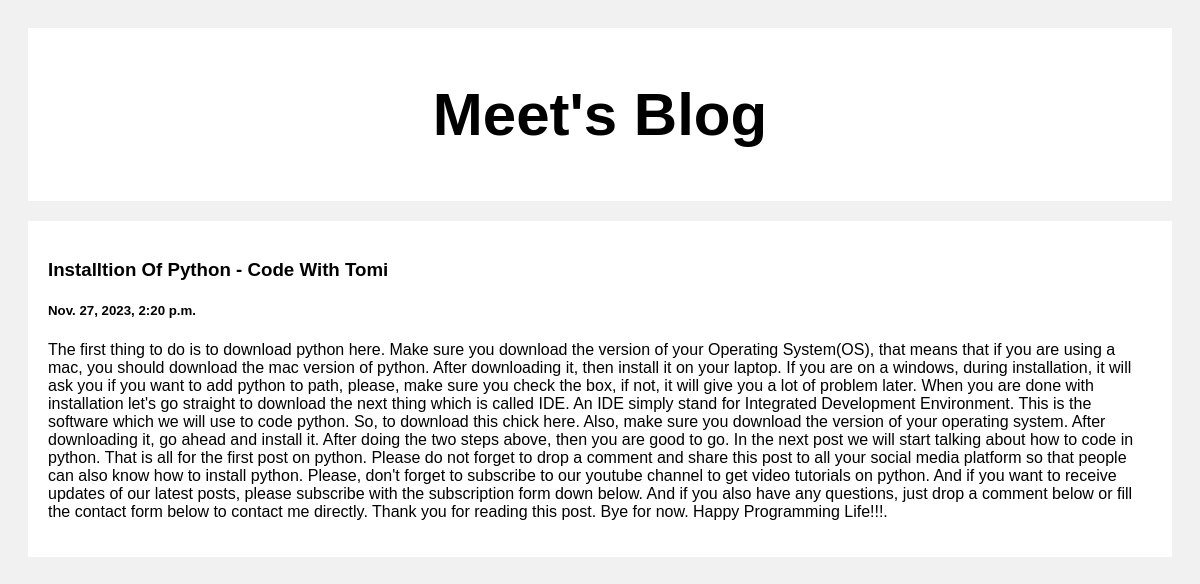
Screenshot of /post/3 with the database file from the repository.
### posts/models.py (models this page shows)
class Post(models.Model):
    title = models.CharField(max_length=100)
    body = models.CharField(max_length=10000000)
    created_at = models.DateTimeField(default=datetime.now, blank=True)

### posts/views.py (the view)
# urls.py: path('post/<str:pk>', views.post, name='post')
def post(request,pk):
    posts = Post.objects.get(id=pk)
    return render(request, 'posts.html', {'posts': posts})

### templates/posts.html (shortened to what this page needs)
<!DOCTYPE html>
<html>
<head>
</head>
<body>
    <div class="header">
        <h2>Meet's Blog</h2>
    </div>
    <div class="row">
        <div class="leftcolumn">
            <div class="card">
                <a style="text-decoration: none; color: black;" href="#">
                    <h3>{{posts.title}}</h3>
                    <h5>{{posts.created_at}}</h5>
                    <p>{{posts.body}}</p>
                </a>
            </div>
        </div>
    </div>
</body>
</html>

### templates/posts.html (style rules this page uses)
* { box-sizing: border-box; }
body { font-family: Arial; padding: 20px; background: #f1f1f1; }
.header { padding: 2px; font-size: 40px; text-align: center; background: white; }
.leftcolumn { float: left; width: 100%; }
.card { background-color: white; padding: 20px; margin-top: 20px; }
.row:after { content: ""; display: table; clear: both; }

### rows the page displays
Post: title "Installtion Of Python - Code With Tomi", created_at "Nov. 27, 2023, 2:20 p.m.", body "The first thing to do is to download python here. Make sure you download the version of your Operating System(OS), that means that if you are using a mac, you should download the mac version of python. After downloading it, then install it on your laptop. If you are on a windows, during installation, it will ask you if you want to add python to path, please, make sure you check the box, if not, it will give you a lot of problem later. When you are done with installation let's go straight to download the next thing which is called IDE. An IDE simply stand for Integrated Development Environment. This is the software which we will use to code python. So, to download this chick here. Also, make…"
